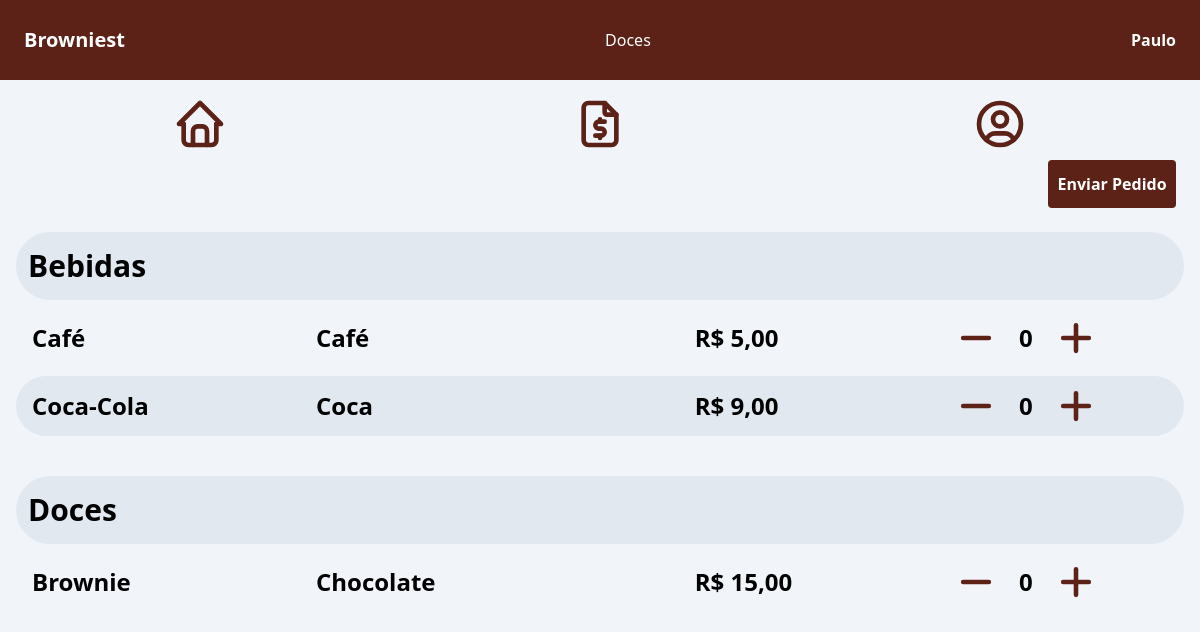
Screenshot of /lucas/1/ (signed in) with the database file from the repository.
### src/establishment/models.py (models this page shows, shortened)
class Establishment(models.Model):
    establishment_id = models.AutoField(
        primary_key=True,
        unique=True,
        editable=False,
    )
    establishment_name = models.CharField(
        max_length=45,
        verbose_name="Nome Fantasia",
        help_text="Nome que aparecerá na interface do usuário.",
    )
    establishment_legal_name = models.CharField(
        max_length=45,
        verbose_name="Razão Social",
        help_text="Nome registrado oficialmente nos documentos legais e registros comerciais.",
    )
    establishment_cnpj = models.CharField(
        max_length=14,
        verbose_name="CNPJ",
        unique=True,
    )
    establishment_address = models.CharField(
        max_length=45,
        verbose_name="Endereço",
    )
    establishment_description = models.CharField(
        max_length=255,
        verbose_name="Descrição",
        help_text="Uma breve descrição do comércio.",
    )
    establishment_email = models.EmailField(
        verbose_name="E-mail",
    )
    establishment_ddd_phone = models.CharField(
        max_length=3,
        verbose_name="DDD",
    )
    establishment_phone = models.CharField(
        max_length=9,
        verbose_name="Telefone",
    )
    class Meta:
        verbose_name = "Estabelecimento"
        verbose_name_plural = "Estabelecimentos"

### src/consumer/models.py (models this page shows, shortened)
class User(AbstractUser):
    email = models.EmailField(
        unique=True,
    )
    username = models.CharField(
        max_length=45,
    )
    USERNAME_FIELD = 'email'
    REQUIRED_FIELDS = ['username']

### src/product/models.py (models this page shows, shortened)
class Category(models.Model):
    category_id = models.AutoField(
        primary_key=True,
        unique=True,
        editable=False,
    )
    category_name = models.CharField(
        max_length=45,
        verbose_name="Categoria",
    )
    class Meta:
        verbose_name = "Categoria"
        verbose_name_plural = "Categorias"
    def __str__(self):
        return f"{self.category_name}"

class Product(models.Model):
    product_id = models.AutoField(
        primary_key=True,
        unique=True,
        editable=False,
    )
    product_name = models.CharField(
        max_length=45,
        verbose_name="Produto",
    )
    product_value = models.DecimalField(
        max_digits=8,
        decimal_places=2,
        verbose_name="Valor",
    )
    product_description = models.CharField(
        max_length=255,
        verbose_name="Descrição",
    )
    product_cost = models.DecimalField(
        max_digits=8,
        decimal_places=2,
        default=0.00,
        verbose_name="Valor de Custo",
    )
    product_quantity = models.PositiveIntegerField(
        default=None,
        verbose_name="Quantidade",
    )
    product_category = models.ForeignKey(
        Category,
        on_delete=models.CASCADE,
        verbose_name="Categoria do Produto",
    )
    product_establishment = models.ForeignKey(
        Establishment,
        on_delete=models.CASCADE,
        verbose_name="Estabelecimento",
    )
    class Meta:
        verbose_name = "Produto"
        verbose_name_plural = "Produtos"

### src/establishment/views.py (the view)
# urls.py: path("<str:name>/<int:id>/", establishment_view, name="establishment_view"),
def establishment_view(request, name, id):
    establishment = get_object_or_404(Establishment, establishment_id=id)
    products = Product.objects.filter(product_establishment=establishment)
    all_categories = Category.objects.all()
    categories_with_products = [
        category for category in all_categories if any(product.product_category == category for product in products)
    ]
    return render(
        request,
        "establishment/establishment.html",
        {"establishment": establishment, "products": products, "categories": categories_with_products},
    )

### templates/establishment/establishment.html (shortened to what this page needs)
{% extends "../base.html" %}
{% block header %}
    <div class="top-0 w-screen bg-browniest flex p-2 items-center text-white justify-between h-20">
        <div id="logo" class="pl-4">
            <span class="font-bold text-md sm:text-lg md:text-xl">
                {{ establishment.establishment_name }}
            </span>
        </div>
        {% if establishment.establishment_description %}
        <div id="slogan" class="hidden sm:block">
            <span>
                {{ establishment.establishment_description }}
            </span>
        </div>
        {% endif %}
        <div id="user" class="pr-4">
            <span class="font-bold">
                {{ user.username|capfirst }}
            </span>
        </div>
    </div>
{% endblock %}
{% block main %}
    <nav class="flex justify-around items-center py-2 mt-2">
        <div id="home">
            <a href="{% url 'establishment:dashboard' %}">
            </a>
        </div>
        <div id="invoice">
            <a href="#">
            </a>
        </div>
        <div id="user">
            <a href="#">
            </a>
        </div>
    </nav>
    <div class="flex justify-end px-2 mr-4">
        <button type="submit" onclick="sendCart()" class="bg-browniest text-white font-bold text-sm md:text-base w-24 h-10 md:w-32 md:h-12 rounded">
            Enviar Pedido
        </button>
    </div>
    <content>
    {% for category in categories %}
        <div class="mt-2 p-4 flex flex-col">
            <span class="flex font-bold text-2xl lg:text-3xl py-4 items-center bg-slate-200 p-3 rounded-full">
                {{ category }}
            </span>
            {% for product in products %}
                {% if category == product.product_category %}
                <div class="mt-2">
                            {% cycle '' 'bg-slate-200' as row_color %}
                        <div class="w-full {{ row_color }} rounded-full px-4 py-2 font-bold flex">
                            <div class="flex items-center sm:text-lg md:text-xl lg:text-2xl w-6/12 md:w-3/12">{{ product.product_name }}</div>
                            {% if product.product_description %}
                                <div class="items-center sm:text-lg md:text-xl lg:text-2xl w-4/12 hidden md:flex">{{ product.product_description }}</div>
                            {% else %}
                                <div class="items-center sm:text-lg md:text-xl lg:text-2xl w-4/12 hidden md:flex"></div>
                            {% endif %}
                            <div class="flex items-center sm:text-lg md:text-xl lg:text-2xl w-3/12 md:w-2/12">R$ {{ product.product_value }}</div>
                            <div class="flex items-center sm:text-lg md:text-xl lg:text-2xl w-3/12">
                                <button onclick="minusButton('{{product.product_id}}')" class="w-1/3 lg:w-2/5 flex justify-end">
                                    <svg xmlns="http://www.w3.org/2000/svg" class="icon icon-tabler icon-tabler-minus w-8 sm:w-9 md:w-10 lg:w-11" viewBox="0 0 24 24" stroke-width="2.5" stroke="#5c2217" fill="none" stroke-linecap="round" stroke-linejoin="round">
                                        <path stroke="none" d="M0 0h24v24H0z" fill="none"/>
                                        <path d="M5 12l14 0" />
                                    </svg>
                                </button>
                                <div id="{{product.product_id}}" class="w-1/3 lg:w-1/5 text-center sm:text-lg md:text-xl lg:text-2xl">
                                    0
                                </div>
                                <button onclick="plusButton('{{product.product_id}}')" class="w-1/3 lg:w-2/5 flex justify-start">
                                </button>
                            </div>
                        </div>
                    </div>
                {% endif %}
            {% endfor %}
        </div>
    {% endfor %}
    </content>
{% endblock %}

### static/css/app.css (style rules this page uses)
html, :host { line-height: 1.5; -webkit-text-size-adjust: 100%; -moz-tab-size: 4; -o-tab-size: 4; tab-size: 4; font-family: ui-sans-serif, system-ui, sans-serif, "Apple Color Emoji", "Segoe UI Emoji", "Segoe UI Symbol", "Noto Color Emoji"; font-feature-settings: normal; font-variation-settings: normal; -webkit-tap-highlight-color: transparent; }
body { margin: 0; line-height: inherit; }
a { color: inherit; text-decoration: inherit; }
button, input, optgroup, select, textarea { font-family: inherit; font-feature-settings: inherit; font-variation-settings: inherit; font-size: 100%; font-weight: inherit; line-height: inherit; color: inherit; margin: 0; padding: 0; }
button, select { text-transform: none; }
button, [type='button'], [type='reset'], [type='submit'] { -webkit-appearance: button; background-color: transparent; background-image: none; }
button, [role="button"] { cursor: pointer; }
img, svg, video, canvas, audio, iframe, embed, object { display: block; vertical-align: middle; }
.top-0 { top: 0px; }
.mr-4 { margin-right: 1rem; }
.mt-2 { margin-top: 0.5rem; }
.box-border { box-sizing: border-box; }
.flex { display: flex; }
.hidden { display: none; }
.h-10 { height: 2.5rem; }
.h-20 { height: 5rem; }
.w-1\/3 { width: 33.333333%; }
.w-24 { width: 6rem; }
.w-3\/12 { width: 25%; }
.w-4\/12 { width: 33.333333%; }
.w-6\/12 { width: 50%; }
.w-8 { width: 2rem; }
.w-full { width: 100%; }
.w-screen { width: 100vw; }
.select-none { -webkit-user-select: none; -moz-user-select: none; user-select: none; }
.flex-col { flex-direction: column; }
.items-center { align-items: center; }
.justify-start { justify-content: flex-start; }
.justify-end { justify-content: flex-end; }
.justify-between { justify-content: space-between; }
.justify-around { justify-content: space-around; }
.overflow-x-hidden { overflow-x: hidden; }
.rounded { border-radius: 0.25rem; }
.rounded-full { border-radius: 9999px; }
.bg-browniest { --tw-bg-opacity: 1; background-color: rgb(92 34 23 / var(--tw-bg-opacity)); }
.bg-slate-100 { --tw-bg-opacity: 1; background-color: rgb(241 245 249 / var(--tw-bg-opacity)); }
.bg-slate-200 { --tw-bg-opacity: 1; background-color: rgb(226 232 240 / var(--tw-bg-opacity)); }
.p-2 { padding: 0.5rem; }
.p-3 { padding: 0.75rem; }
.p-4 { padding: 1rem; }
.px-2 { padding-left: 0.5rem; padding-right: 0.5rem; }
.px-4 { padding-left: 1rem; padding-right: 1rem; }
.py-2 { padding-top: 0.5rem; padding-bottom: 0.5rem; }
.py-4 { padding-top: 1rem; padding-bottom: 1rem; }
.pl-4 { padding-left: 1rem; }
.pr-4 { padding-right: 1rem; }
.text-center { text-align: center; }
.text-2xl { font-size: 1.5rem; line-height: 2rem; }
.text-sm { font-size: 0.875rem; line-height: 1.25rem; }
.font-bold { font-weight: 700; }
.text-white { --tw-text-opacity: 1; color: rgb(255 255 255 / var(--tw-text-opacity)); }
@media (min-width: 640px) { .sm\:block { display: block; } }
@media (min-width: 640px) { .sm\:h-12 { height: 3rem; } }
@media (min-width: 640px) { .sm\:w-9 { width: 2.25rem; } }
@media (min-width: 640px) { .sm\:text-lg { font-size: 1.125rem; line-height: 1.75rem; } }
@media (min-width: 768px) { .md\:flex { display: flex; } }
@media (min-width: 768px) { .md\:h-12 { height: 3rem; } }
@media (min-width: 768px) { .md\:h-14 { height: 3.5rem; } }
@media (min-width: 768px) { .md\:w-10 { width: 2.5rem; } }
@media (min-width: 768px) { .md\:w-2\/12 { width: 16.666667%; } }
@media (min-width: 768px) { .md\:w-3\/12 { width: 25%; } }
@media (min-width: 768px) { .md\:w-32 { width: 8rem; } }
@media (min-width: 768px) { .md\:text-base { font-size: 1rem; line-height: 1.5rem; } }
@media (min-width: 768px) { .md\:text-xl { font-size: 1.25rem; line-height: 1.75rem; } }
@media (min-width: 1024px) { .lg\:w-1\/5 { width: 20%; } }
@media (min-width: 1024px) { .lg\:w-11 { width: 2.75rem; } }
@media (min-width: 1024px) { .lg\:w-2\/5 { width: 40%; } }
@media (min-width: 1024px) { .lg\:text-2xl { font-size: 1.5rem; line-height: 2rem; } }
@media (min-width: 1024px) { .lg\:text-3xl { font-size: 1.875rem; line-height: 2.25rem; } }

### rows the page displays
Establishment: establishment_name "Browniest", establishment_description "Doces"
User: username "Paulo"
Category: category_name "Bebidas"
Product: product_name "Café", product_description "Café", product_value "5,00"
Product: product_name "Coca-Cola", product_description "Coca", product_value "9,00"
Category: category_name "Doces"
Product: product_name "Brownie", product_description "Chocolate", product_value "15,00"
